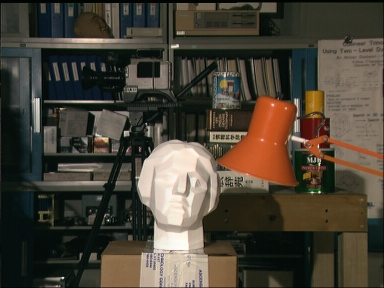
#> input picture PyLearn_Assignments/Assignment_32/Histogram_Equalization/inputs/low-contrast_3.jpg, 384 x 288 px, found by its file name
$ python histogram_equalization.py
#> lines starting #> are read from the running program, lines starting #| are printed output that depends on the picture
import cv2
import numpy as np
import matplotlib.pyplot as plt

image_low_contrast = cv2.imread("Histogram_Equalization\inputs\low-contrast_3.jpg" , cv2.IMREAD_GRAYSCALE)
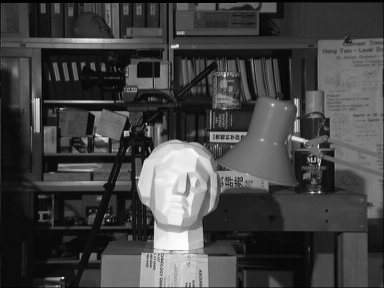
#> image_low_contrast: shape (288, 384); min 0, max 253, mean 67.2
hist_low = cv2.calcHist([image_low_contrast] , [0] , None , [256] , [0 , 256])
#> hist_low = 256 values, max 2940 at index 12, min 0 at index 254, mean 432

image_high_contrast = cv2.equalizeHist(image_low_contrast)
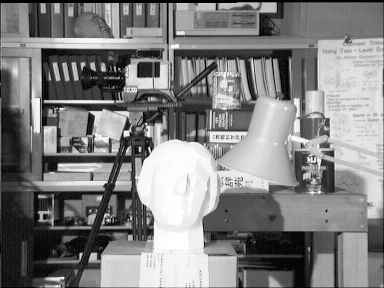
#> image_high_contrast: shape (288, 384); min 0, max 255, mean 128.6
hist_high = cv2.calcHist([image_high_contrast] , [0] , None , [256] , [0 , 256])
#> hist_high = 256 values, max 2940 at index 24, min 0 at index 5, mean 432

clahe = cv2.createCLAHE(clipLimit=2.0 , tileGridSize=(8 , 8))
image_clahe_contrast = clahe.apply(image_low_contrast)
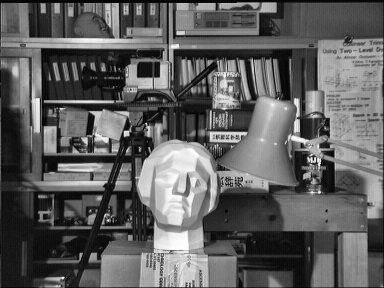
#> image_clahe_contrast: shape (288, 384); min 1, max 254, mean 94.5

result = np.hstack((image_low_contrast , image_high_contrast , image_clahe_contrast))
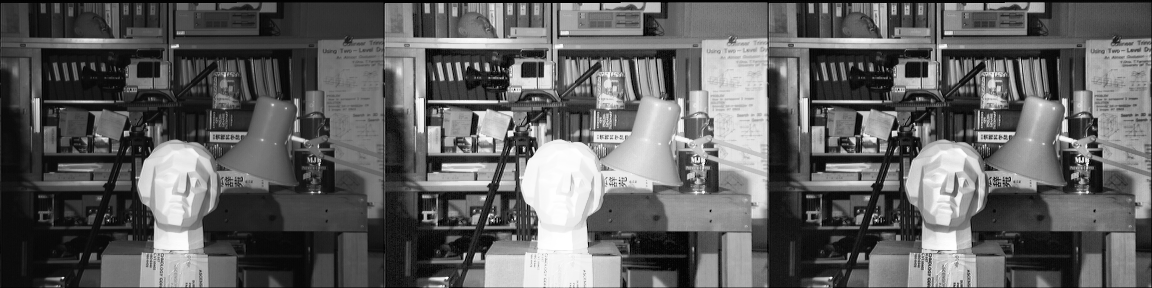
#> result: shape (288, 1152); min 0, max 255, mean 96.8
cv2.imwrite("Histogram_Equalization\outputs\high_contrast_3.jpg" , result)

# plt.plot(hist_high)
# plt.show()

$ run again, with PyLearn_Assignments/Assignment_32/Histogram_Equalization/inputs/low-contrast_1.jpg copied over PyLearn_Assignments/Assignment_32/Histogram_Equalization/inputs/low-contrast_3.jpg
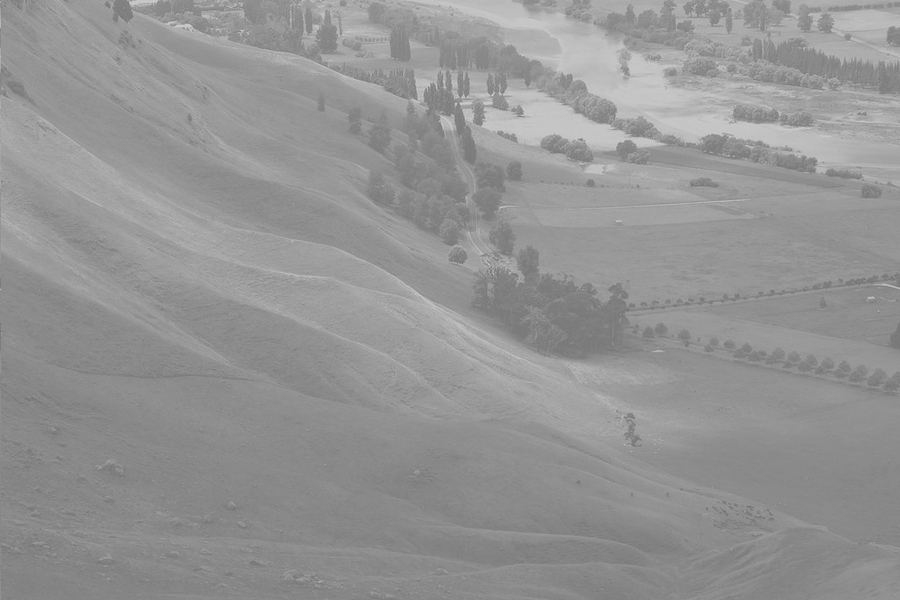
#> input picture PyLearn_Assignments/Assignment_32/Histogram_Equalization/inputs/low-contrast_1.jpg, 900 x 600 px, found by its file name
#> image_low_contrast is the input picture: shape (600, 900); min 115, max 208, mean 148
#> hist_low = 256 values, max 22095 at index 137, min 0 at index 0, mean 2109.4
#> `image_high_contrast = cv2.equalizeHist(image_low_contrast)`:
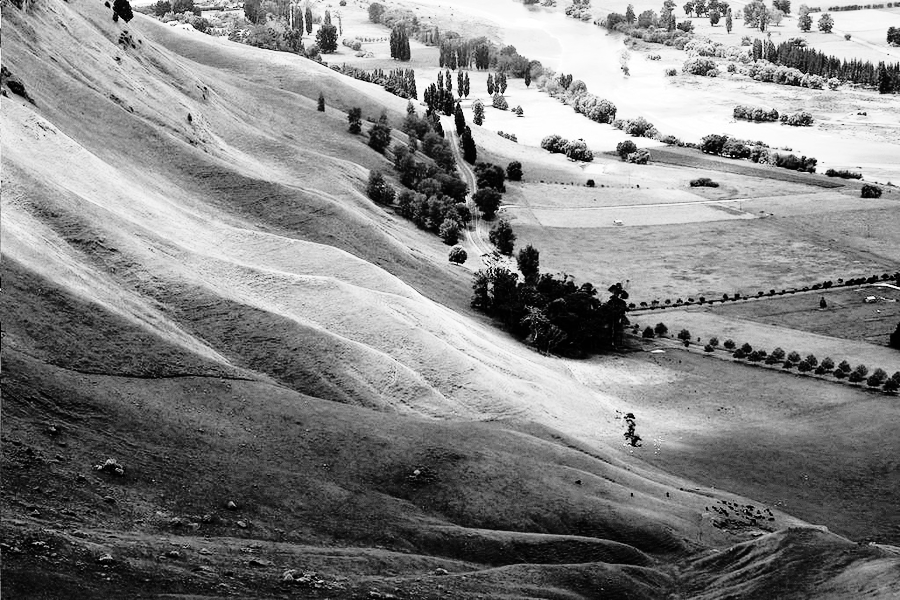
#> image_high_contrast: shape (600, 900); min 0, max 255, mean 130.6
#> hist_high = 256 values, max 22095 at index 62, min 0 at index 5, mean 2109.4
#> `result = np.hstack((image_low_contrast , image_high_contrast , image_c..`:
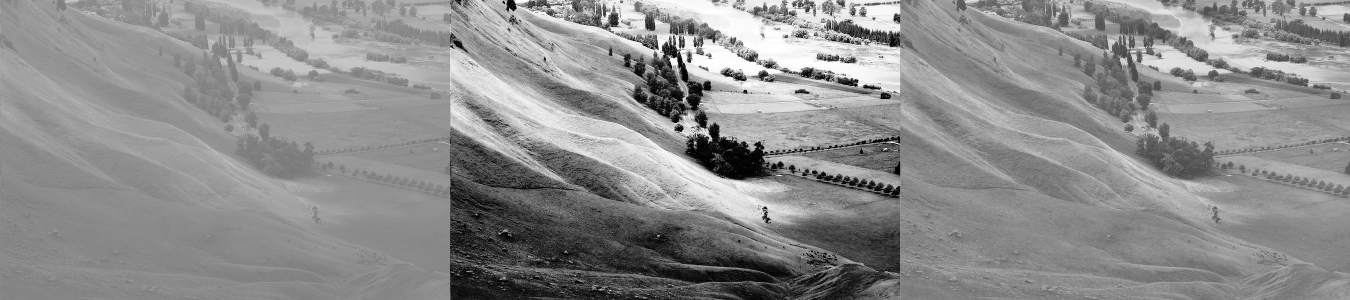
#> result: shape (600, 2700) (shown at 1/2 size); min 0, max 255, mean 140.6

$ run again, with PyLearn_Assignments/Assignment_32/Histogram_Equalization/inputs/low-contrast_2.jpg copied over PyLearn_Assignments/Assignment_32/Histogram_Equalization/inputs/low-contrast_3.jpg
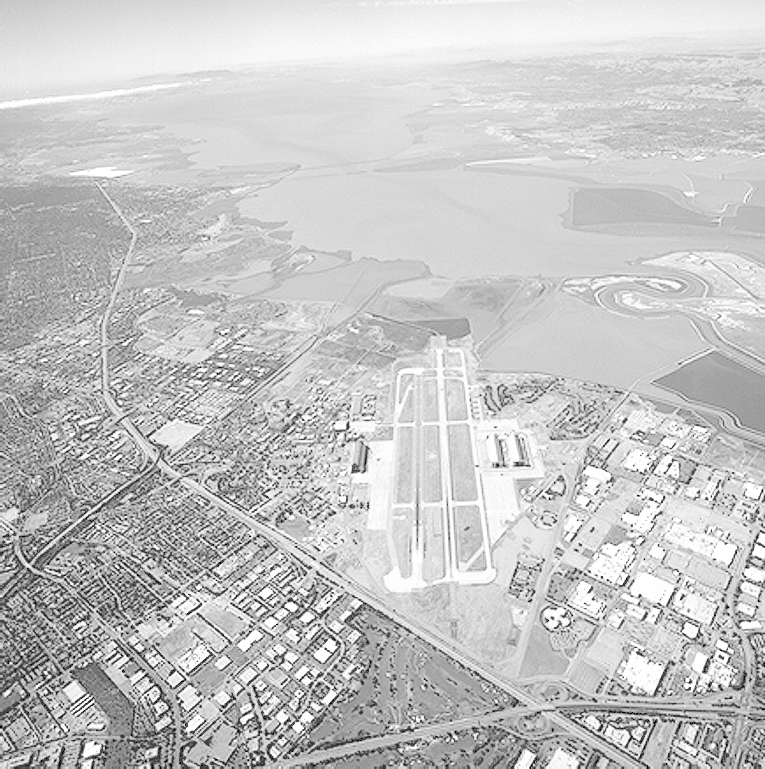
#> input picture PyLearn_Assignments/Assignment_32/Histogram_Equalization/inputs/low-contrast_2.jpg, 765 x 769 px, found by its file name
#> image_low_contrast is the input picture: shape (769, 765); min 0, max 255, mean 197.1
#> hist_low = 256 values, max 14645 at index 213, min 0 at index 2, mean 2298
#> `image_high_contrast = cv2.equalizeHist(image_low_contrast)`:
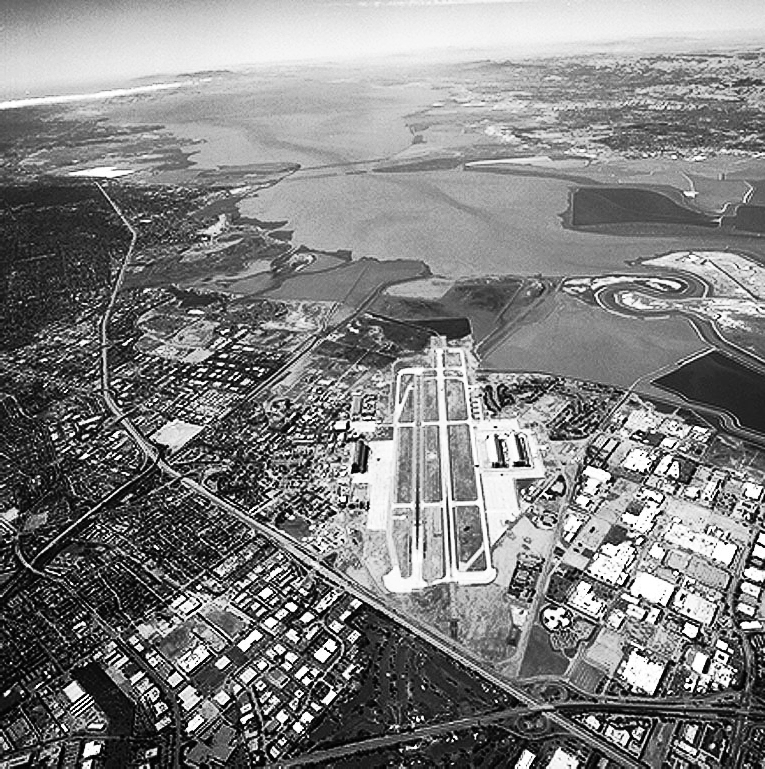
#> image_high_contrast: shape (769, 765); min 0, max 255, mean 128.6
#> hist_high = 256 values, max 14645 at index 153, min 0 at index 2, mean 2298
#> `result = np.hstack((image_low_contrast , image_high_contrast , image_c..`:
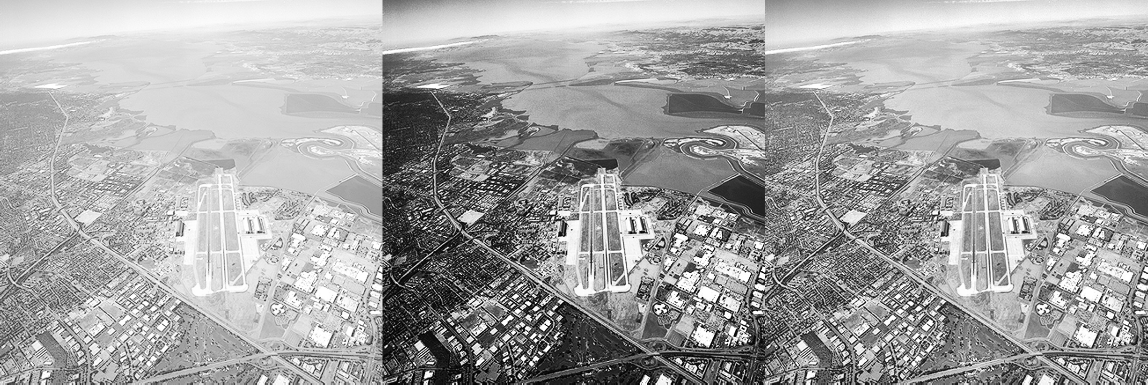
#> result: shape (769, 2295) (shown at 1/2 size); min 0, max 255, mean 163.6
